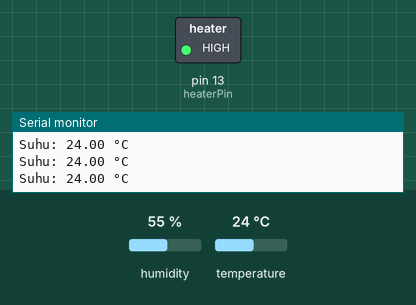
Recording of a sketch running on a simulated Arduino Uno, built with avr-gcc and run on an emulated ATmega328P. On the bench: switched loads named in the sketch (green lamp = pin HIGH), the last lines printed to the serial monitor. The test bench sets the inputs (shaded band); at power-on: temperature 24 °C, humidity 55 %.

Above: at 2.8 s.
2.9 s: temperature set to 24.6 °C
5.6 s: temperature set to 25.7 °C
At 6.6 s:
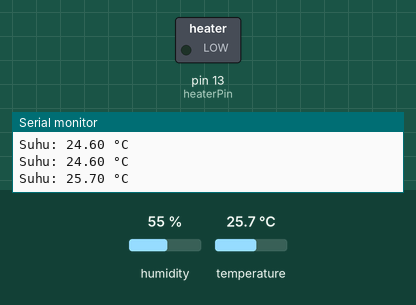
8.3 s: temperature set to 12 °C
At 11.2 s:
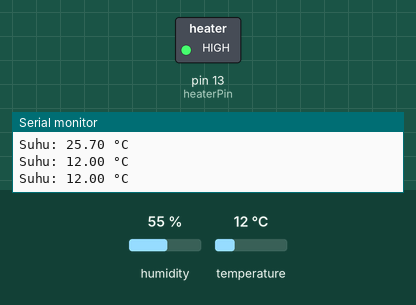
11.5 s: temperature set to 28 °C
At 13.1 s:
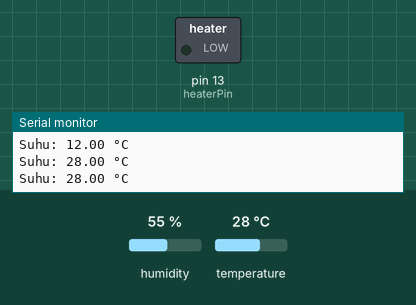
Timing chart, 0 to 14.6 s (numbered marks = the images above; inputs shaded):
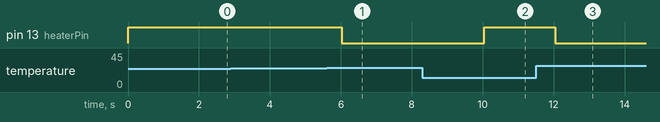

The sketch:

Temperature_Monitoring_Device.ino
```cpp
#include <DHT.h>

#define DHTPIN 2     // pin data sensor suhu
#define DHTTYPE DHT22   // jenis sensor suhu
#define heaterPin 13   // pin untuk modul relay
#define setpoint 25   // suhu ambang batas

DHT dht(DHTPIN, DHTTYPE);

void setup() {
  pinMode(heaterPin, OUTPUT);
  Serial.begin(9600);
  dht.begin();
}

void loop() {
  float temperature = dht.readTemperature();

  if (temperature < setpoint) {
    digitalWrite(heaterPin, HIGH);
  } else {
    digitalWrite(heaterPin, LOW);
  }

  Serial.print("Suhu: ");
  Serial.print(temperature);
  Serial.println(" °C");

  delay(1000);
}
```

Measured:
- the behaviour switches between 24.9 and 25 °C on temperature (found by bisection; images 0 and 1)
- after the input at 5.6 s, pin 13 (heaterPin): HIGH → LOW after 0.42 s
- after the input at 8.3 s, pin 13 (heaterPin): LOW → HIGH after 1.7 s
- after the input at 11.5 s, pin 13 (heaterPin): HIGH → LOW after 0.54 s
